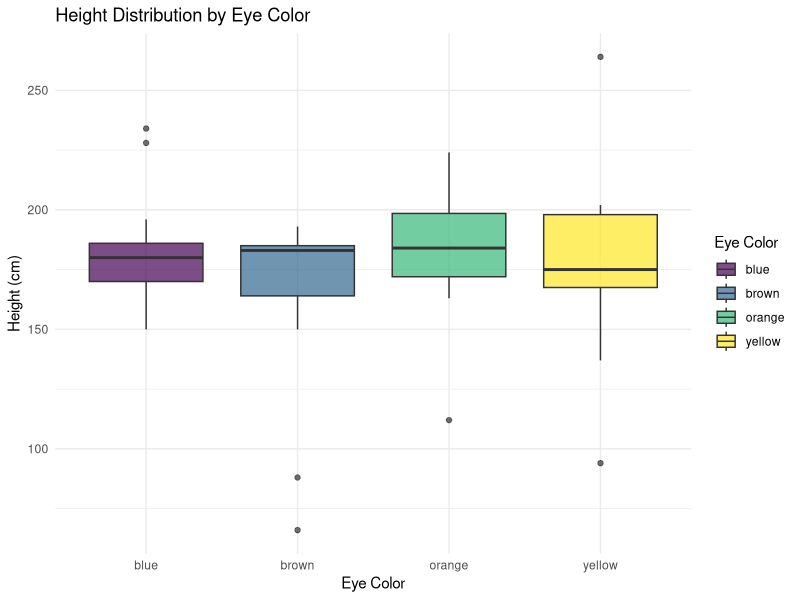

Write the R code that produced this figure.
## ---- chunk 1
#| label: fig-height-eye-color
#| fig-cap: "Distribution of heights across characters with blue, brown, yellow, and orange eyes."
#| fig-alt: "A side-by-side boxplot comparing height across four eye color categories. The 'yellow' eye color group shows the highest median height and the most spread, while 'blue' and 'brown' are more compact and similar in height. A few low outliers are visible in the 'brown' and 'blue' categories. The y-axis represents height in centimeters."
#| warning: false
#| message: false

library(tidyverse)

# Filter for the most common eye colors to avoid a cluttered plot
eye_data <- starwars |> 
  filter(eye_color %in% c("blue", "brown", "yellow", "orange")) |>
  drop_na(height)

ggplot(eye_data, aes(x = eye_color, y = height, fill = eye_color)) +
  geom_boxplot(alpha = 0.7) +
  scale_fill_viridis_d() + # High contrast, color-blind safe palette
  theme_minimal() +
  labs(title = "Height Distribution by Eye Color",
       x = "Eye Color",
       y = "Height (cm)",
       fill = "Eye Color")
## ---- chunk 2
#| label: tbl-anova-eye-color
#| tbl-cap: "One-way ANOVA results comparing mean heights across eye color groups."

library(broom)

# 1. Fit the ANOVA model
model <- aov(height ~ eye_color, data = eye_data)

# 2. Tidy the results into an accessible table
tidy_anova <- tidy(model)

# 3. Create a clean table with descriptive headers
knitr::kable(
  tidy_anova,
  col.names = c("Term", "Degrees of Freedom", "Sum of Squares", "Mean Square", "F-statistic", "p-value"),
  digits = 3
)
## ---- chunk 3
#| label: tbl-tukey-posthoc
#| tbl-cap: "Tukey HSD Post-Hoc comparisons for height across eye color groups."

library(broom)

# 1. Run Tukey's HSD
tukey_results <- TukeyHSD(model)

# 2. Tidy the results into a clean table
# TukeyHSD returns a list, so we tidy the 'eye_color' element
tidy_tukey <- tidy(tukey_results)

# 3. Create the accessible table
knitr::kable(
  tidy_tukey[, c("contrast", "estimate", "conf.low", "conf.high", "adj.p.value")],
  col.names = c("Comparison", "Difference in Means", "Lower 95% CI", "Upper 95% CI", "Adjusted p-value"),
  digits = 3
)
